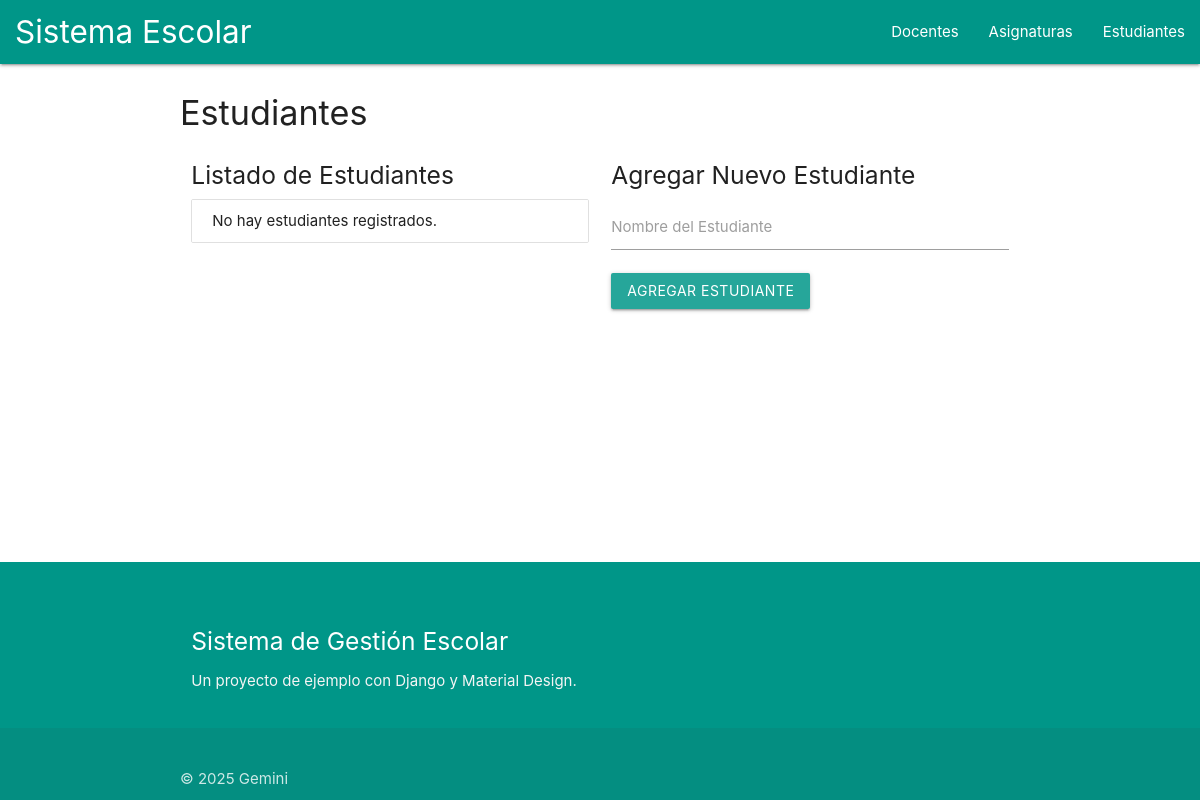
The page /estudiantes/ on the database as committed earlier.
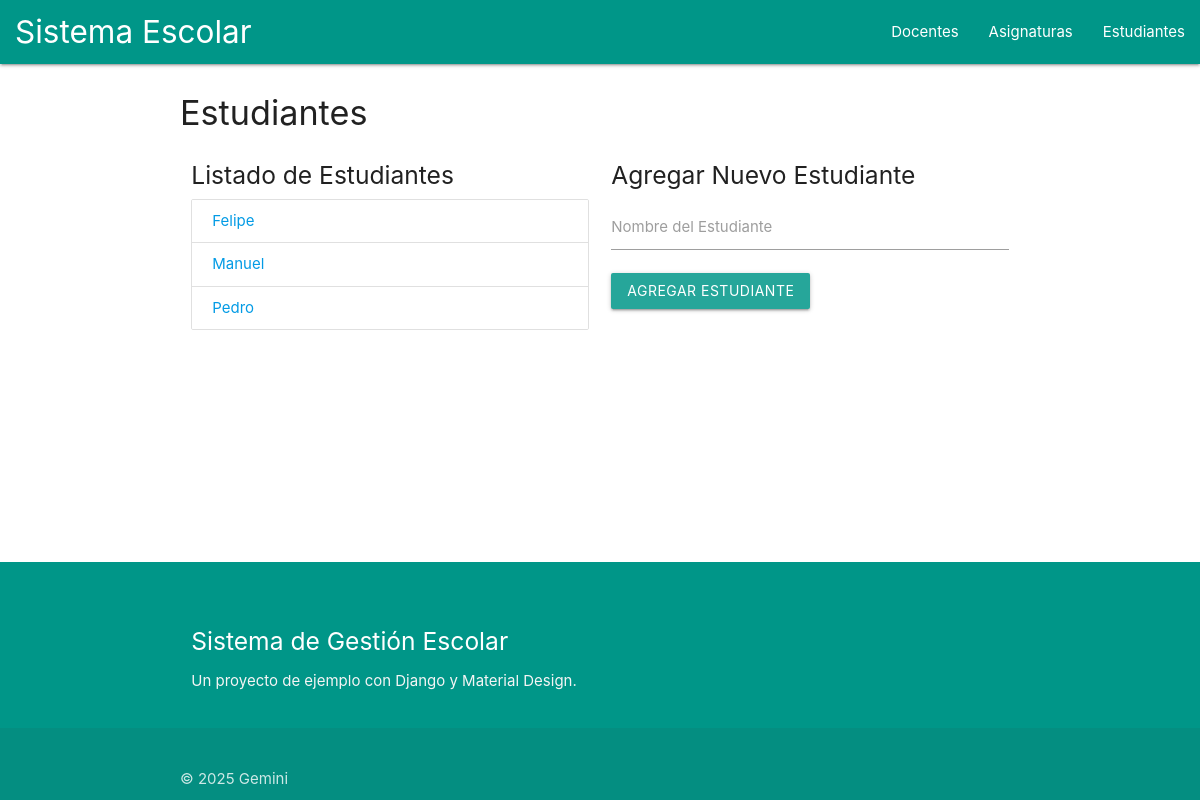
The same page on the database as committed later.
### escuela/models.py (models this page shows, shortened)
class Estudiante(models.Model):
    nombre = models.CharField(max_length=100)
    asignaturas = models.ManyToManyField(Asignatura, through='Inscripcion')

### escuela/views.py (the view)
# urls.py: path('estudiantes/', estudiante_list, name='estudiante_list'),
def estudiante_list(request):
    if request.method == 'POST':
        nombre = request.POST.get('nombre')
        if nombre:
            Estudiante.objects.create(nombre=nombre)
        return redirect('estudiante_list')
    estudiantes = Estudiante.objects.all()
    return render(request, 'escuela/estudiante_list.html', {'estudiantes': estudiantes})

### escuela/templates/escuela/estudiante_list.html (shortened to what this page needs)
{% extends 'escuela/base.html' %}
{% block content %}
<h4>Estudiantes</h4>
<div class="row">
    <div class="col s12 m6">
        <h5>Listado de Estudiantes</h5>
        <ul class="collection">
            {% for estudiante in estudiantes %}
                <li class="collection-item">
                    <a href="{% url 'estudiante_detail' estudiante.pk %}">{{ estudiante.nombre }}</a>
                </li>
            {% empty %}
                <li class="collection-item">No hay estudiantes registrados.</li>
            {% endfor %}
        </ul>
    </div>
    <div class="col s12 m6">
        <h5>Agregar Nuevo Estudiante</h5>
        <form method="post">
            <div class="input-field">
                <input type="text" name="nombre" id="nombre" required>
                <label for="nombre">Nombre del Estudiante</label>
            </div>
            <button type="submit" class="btn waves-effect waves-light">Agregar Estudiante</button>
        </form>
    </div>
</div>
{% endblock %}

Rows that differ between the two databases and show on the page:
added Estudiante: nombre "Felipe"
added Estudiante: nombre "Manuel"
added Estudiante: nombre "Pedro"
Other text that changed with them:
text no longer shown: "No hay estudiantes registrados."
